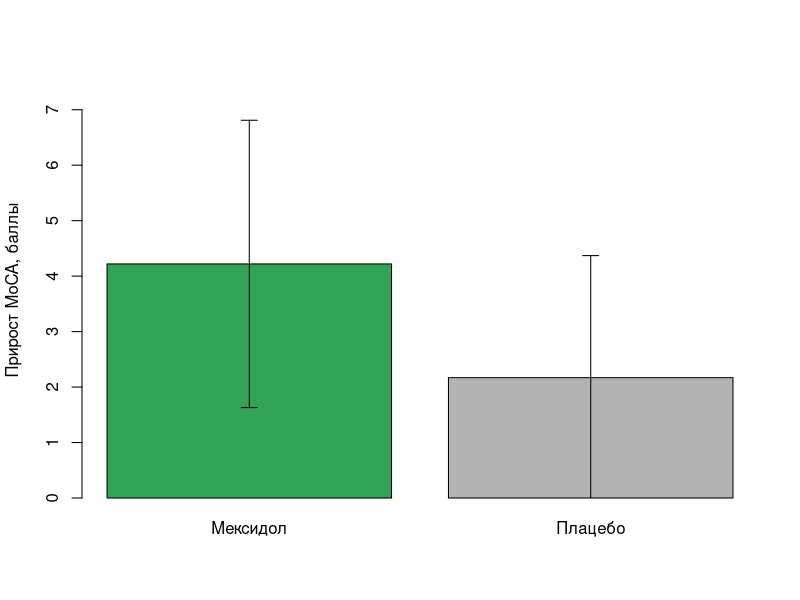

Recreate this plot in R.
## ---- chunk 1
knitr::opts_chunk$set(
  echo = FALSE,
  message = FALSE,
  warning = TRUE,
  dev = "ragg_png",
  dpi = 150,
  dev.args = list()
)

dir.create("figures", showWarnings = FALSE)
## ---- chunk 2
eda <- data.frame(
  `Показатель` = c("FeR", "TiR", "FiR", "FTF"),
  `R2, вся выборка (n = 303)` = c(0.857, 0.805, 0.810, 0.870),
  check.names = FALSE
)
knitr::kable(eda, caption = "Связь показателей синостоза с возрастом (R²)")
## ---- chunk 3
ragg::agg_png(
  filename = "figures/clusters.png",
  width = 900,
  height = 520,
  units = "px",
  res = 130
)
barplot(c(14.5, 16.7, 18.9),
        names.arg = c("Кластер 1\n(n = 119)", "Кластер 0\n(n = 100)", "Кластер 2\n(n = 84)"),
        col = c("#9ecae1", "#4292c6", "#08519c"), ylim = c(0, 21),
        ylab = "Средний возраст, лет")
abline(h = 18, lty = 2, col = "red")
invisible(dev.off())
## ---- chunk 4
memo <- data.frame(
  `Показатель` = c("Прирост MoCA, баллы (M ± SD)", "Пациенты с нежелательными явлениями"),
  `Мексидол (n = 159)` = c("4,22 ± 2,59", "15 (9,43%)"),
  `Плацебо (n = 159)` = c("2,17 ± 2,20", "21 (13,21%)"),
  `p` = c("< 0,000001", "0,288"),
  check.names = FALSE
)
knitr::kable(memo, caption = "Основные результаты исследования МЕМО")
## ---- chunk 5
m  <- c(4.22, 2.17); sd <- c(2.59, 2.20)
bp <- barplot(m, names.arg = c("Мексидол", "Плацебо"), col = c("#31a354", "grey70"),
              ylim = c(0, 7.5), ylab = "Прирост MoCA, баллы")
arrows(bp, m - sd, bp, m + sd, angle = 90, code = 3, length = 0.08)
